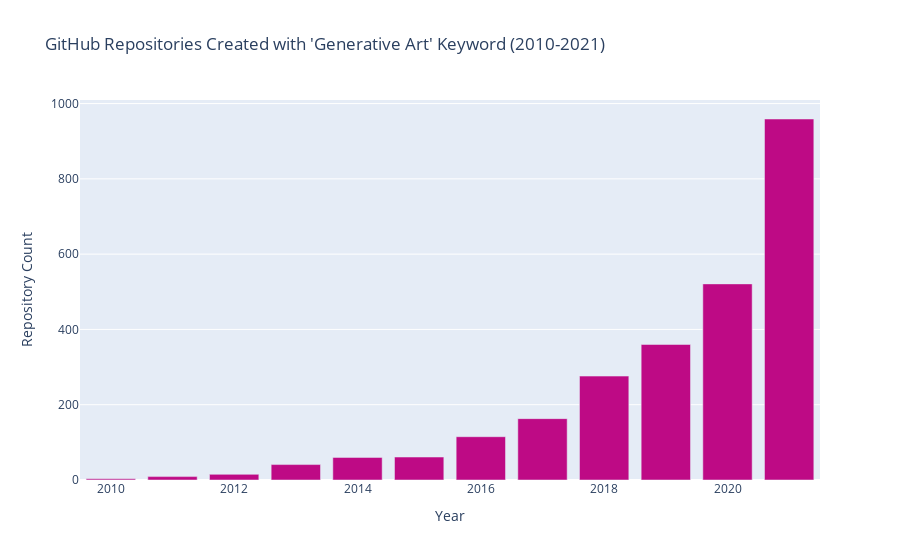

Notebook cell for this chart:
### Code cell
px.bar(x=years, y=repocount, title="GitHub Repositories Created with 'Generative Art' Keyword (2010-2021)", labels={"x": "Year", "y": "Repository Count"}, color_discrete_sequence=["#BE0A85"])

### Figure 1 — Plotly figure (JSON) as saved in the notebook; plotly's stock layout.template omitted (floating-point values rounded to 4 significant figures)
{"data": [{"hovertemplate": "Year=%{x}<br>Repository Count=%{y}<extra></extra>", "legendgroup": "", "marker": {"color": "#BE0A85", "pattern": {"shape": ""}}, "name": "", "orientation": "v", "showlegend": false, "textposition": "auto", "type": "bar", "x": [2010, 2011, 2012, 2013, 2014, 2015, 2016, 2017, 2018, 2019, 2020, 2021], "xaxis": "x", "y": [3, 9, 15, 41, 60, 61, 115, 163, 276, 360, 521, 959], "yaxis": "y"}], "layout": {"barmode": "relative", "legend": {"tracegroupgap": 0}, "title": {"text": "GitHub Repositories Created with 'Generative Art' Keyword (2010-2021)"}, "xaxis": {"anchor": "y", "domain": [0, 1], "title": {"text": "Year"}}, "yaxis": {"anchor": "x", "domain": [0, 1], "title": {"text": "Repository Count"}}}}
